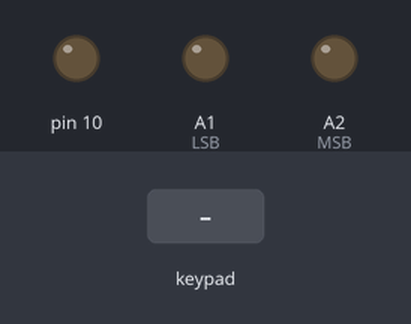
Recording of a sketch running on a simulated Arduino Uno, built with avr-gcc and run on an emulated ATmega328P. Parts: output pins drawn as LEDs (lit = HIGH). The inputs (shaded band) are chosen by the test bench. Pins used as bus, display or sensor lines are not drawn; what the sketch prints to the serial monitor is not drawn.

Above: at 1.2 s.
1.3 s: keypad keys 2 3 4 5 pressed 0.4 s apart
At 3.2 s:
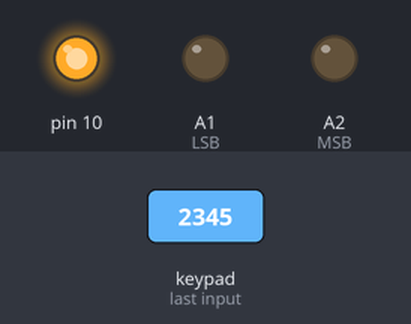
4.4 s: key '1' pressed
At 5.6 s:
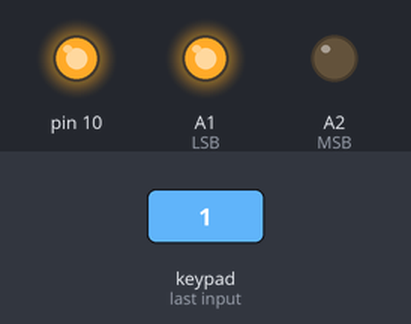
5.9 s: keypad keys 2 3 4 5 A pressed 0.4 s apart
At 6.5 s:
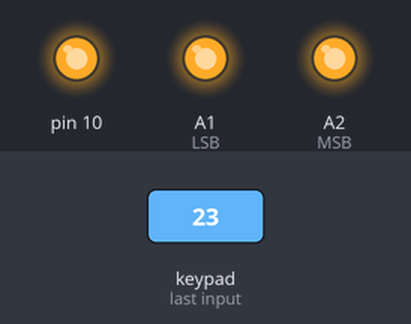
9.4 s: key '2' pressed
At 10.0 s:
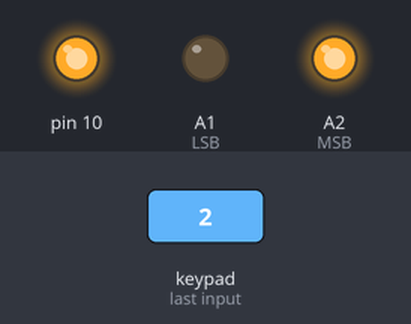
12.4 s: key '3' pressed
At 13.0 s:
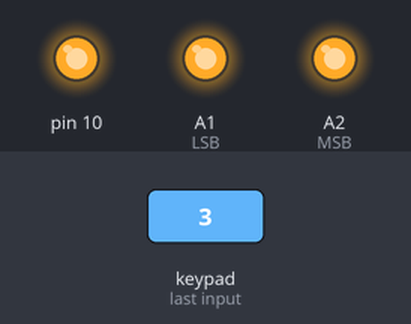
15.4 s: key '4' pressed
At 16.7 s:
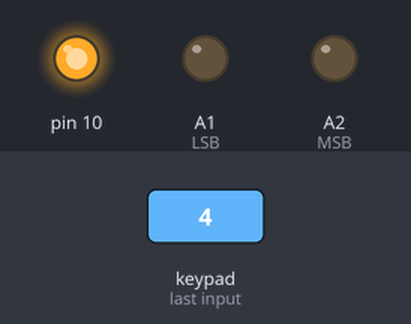
Timing chart, 0 to 18.4 s (numbered marks = the images above; inputs shaded):
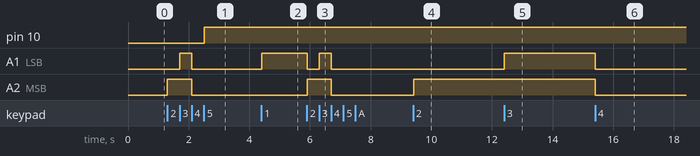

The sketch:

steg3.ino
```cpp
#include <Keypad.h> // google Keypad.h zip and add library

byte row_pins[] = {2, 3, 4, 5}; //row pins of the keypad
byte column_pins[] = {6, 7, 8, 9}; //column pins of the keypad

//Declaration of the keys of the keypad
char hexaKeys[sizeof(row_pins) / sizeof(byte)][sizeof(column_pins) / sizeof(byte)] =
{
  {'1', '2', '3', 'A'},
  {'4', '5', '6', 'B'},
  {'7', '8', '9', 'C'},
  {'0', 'F', 'E', 'D'}
};

Keypad kypd = Keypad( makeKeymap(hexaKeys), row_pins, column_pins, sizeof(row_pins) / sizeof(byte), sizeof(column_pins) / sizeof(byte)); //define object for the keypad

int numb = 0; // used to keep last pressed

unsigned long prev_mill = 0;
int millper = 100;
int AL = 0;

void setup()
{
  Serial.begin(9600);
  pinMode(A0, OUTPUT); // CLK
  pinMode(A1, OUTPUT); // LSB
  pinMode(A2, OUTPUT); // MSB

  pinMode(10, OUTPUT); // + sign
  pinMode(11, OUTPUT); // CE
}

void loop()
{

  unsigned long cmill = millis(); // saves the time
  char current_key = kypd.getKey();  //get keypad state
  Serial.write(current_key); // writes sign to serial monitor (for debugging)

  // checks if the time has gone one designated period and genrates a CLK pulse
  if (cmill-prev_mill >= millper) {
    prev_mill = cmill;
    if (AL == 1) {
      digitalWrite(A0, HIGH);
      AL = 0;
      }
    else {
      digitalWrite(A0, LOW);
      AL = 1;
      }
    }

  // sets a value to keep last pressed
  if (current_key == '1') {
    numb = 1;
  }
  if (current_key == '2') {
    numb = 2;
  }
  if (current_key == '3') {
    numb = 3;
  }
  if (current_key == '4') {
    numb = 4;
  }
  if (current_key == '5') {
    numb = 5;
  }
  if (current_key == '6') {
    numb = 6;
  }

  // checks last pressed and enables the given pins
  if (numb == 4) {
    digitalWrite(A1, LOW);
    digitalWrite(A2, LOW);
    }
  else if (numb == 1) {
    digitalWrite(A1, HIGH);
    digitalWrite(A2, LOW);
    }
  else if (numb == 2) {
    digitalWrite(A1, LOW);
    digitalWrite(A2, HIGH);
    }
  else if (numb == 3) {
    digitalWrite(A1, HIGH);
    digitalWrite(A2, HIGH);
    }
  else if (numb == 5) {
    digitalWrite(10, HIGH);
    delay(20);
    digitalWrite(A1, LOW);
    digitalWrite(A2, LOW);
    }
  else if (numb == 6) {
    digitalWrite(11, HIGH);
    digitalWrite(A1, LOW);
    digitalWrite(A2, LOW);
    digitalWrite(10, LOW);
    delay(20);
    digitalWrite(11, LOW);
    }
  // last has a delay for keeping a rst puls for some time
}
```

Measured:
- after the input at 1.3 s, pin 10: LOW → HIGH after 1.2 s; A1 (LSB): LOW → HIGH after 0.41 s, → LOW 0.40 s later; A2 (MSB): LOW → HIGH at once, → LOW 0.80 s later
- after the input at 4.4 s, A1 (LSB): LOW → HIGH at once
- after the input at 5.9 s, A1 (LSB): HIGH → LOW at once, → HIGH 0.41 s later, → LOW 0.40 s later; A2 (MSB): LOW → HIGH at once, → LOW 0.80 s later
- after the input at 9.4 s, A2 (MSB): LOW → HIGH at once
- after the input at 12.4 s, A1 (LSB): LOW → HIGH at once
- after the input at 15.4 s, A1 (LSB), A2 (MSB): HIGH → LOW at once
